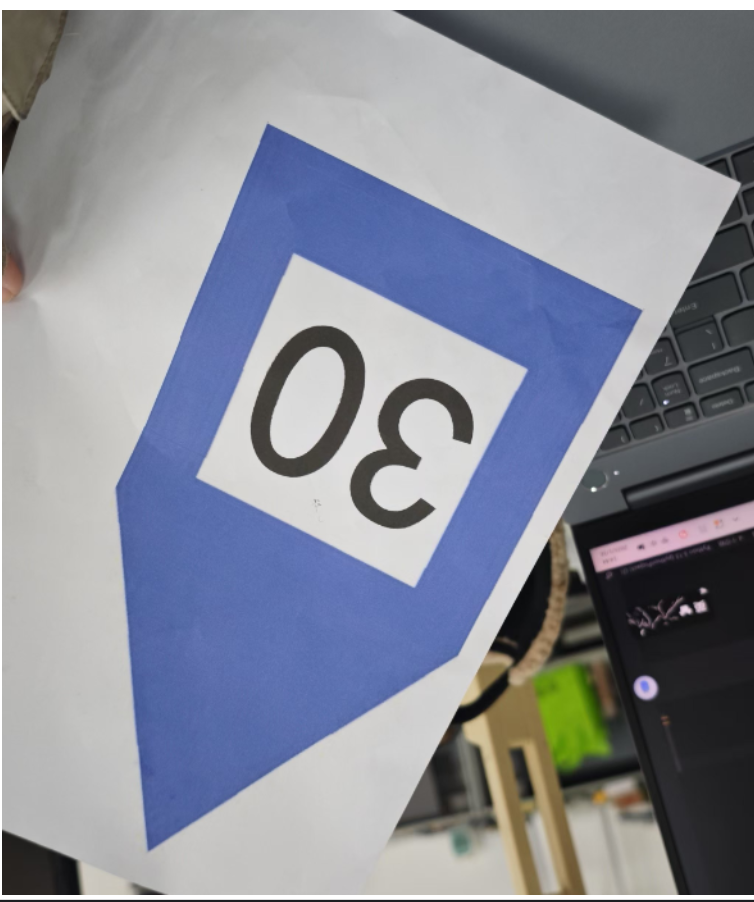
#> input picture Opencv/picture.png, 754 x 902 px
$ python picture_cap_blue.py
#> lines starting #> are read from the running program, lines starting #| are printed output that depends on the picture; after the words box and inside, x2 and y2 are one past the last pixel; in counts of white or black regions, pixels touching at a corner belong together; long printed decimals are rounded
import cv2 as cv
import numpy as np
import math

point=[0,0]
siz=[0,0]
angle=0

resized_frame=cv.imread('picture.png')
#> resized_frame is the input picture: shape (902, 754, 3); mean B, G, R 151.9, 140.1, 136.1
frame = cv.resize(resized_frame,(480,640))
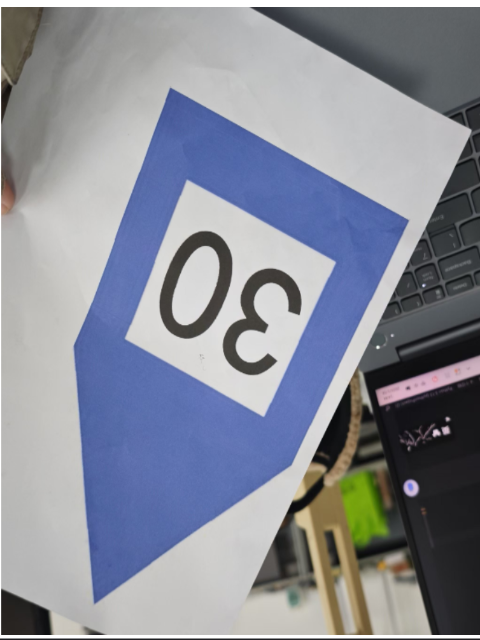
#> frame: shape (640, 480, 3); mean B, G, R 151.8, 140, 136
hsv=cv.cvtColor(frame,cv.COLOR_BGR2HSV)
#> hsv: shape (640, 480, 3); mean H, S, V 67.5, 41.3, 156.3

lower_blue=np.array([100,50,50])
upper_blue=np.array([140,255,255])
mask_blue=cv.inRange(hsv,lower_blue,upper_blue)
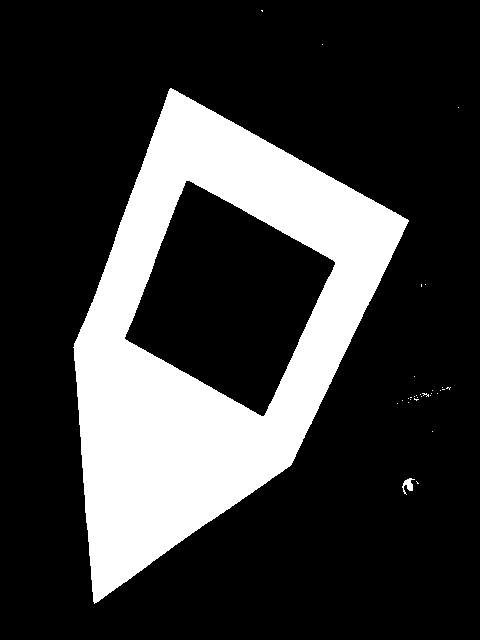
#> mask_blue: shape (640, 480); 22.7% white; 31 white regions (29 under 20 px)

def detect_contours(mask,color_name,op):
#> called with color_name = 'Blue', op = 1
    contours,_=cv.findContours(mask,cv.RETR_EXTERNAL,cv.CHAIN_APPROX_SIMPLE)
#> contours = 31 contours, 29 with area under 20; largest, box (x1, y1, x2, y2) and area: (73, 88, 409, 604) 97081, (402, 478, 415, 495) 70
    for contour in contours:
        size = cv.contourArea(contour)
        if size<100:
            continue
        x,y,w,h=cv.boundingRect(contour)
        cv.rectangle(frame,(x,y),(x+w,y+h),(0,225,0),2)

        # if op==2:
        #     arr=[x,y,w,h]
        #     return arr

        moments=cv.moments(contour)
        if moments["m00"]!=0:
            cx = int(moments["m10"] / moments["m00"])
            cy = int(moments["m01"] / moments["m00"])
            cv.circle(frame,(cx,cy),7,(0,0,255),-1)
            cv.putText(frame, f'{color_name} center', (cx - 50, cy - 10), cv.FONT_HERSHEY_SIMPLEX, 0.5,
                        (255, 255, 255), 2)

            rect = cv.minAreaRect(contour)
            point = rect[0]
            print(point)
            siz = rect[1]
            print(siz)
            angle = rect[2]
            print(angle)
            box = cv.boxPoints(rect)
            box = np.int32(box)
            cv.drawContours(frame, [box], 0, (0, 0, 255), 2)
            return rect
#> this loop made 29 passes
#> (size, x, y, w, h, cx, cy, point) on pass 29: (97081, 73, 88, 336, 516, 213, 330, (184.7, 370.7))
#> (contour, size) on passes 1, 3, 4, 5, 6, 7: ([[416, 481], [417, 482], [417, 483], [418, 483]], 0.5), ([[432, 431]], 0), ([[397, 403]], 0), ([[408, 402]], 0), ([[402, 400]], 0), ([[410, 399]], 0)
#| (184.654, 370.665)
#| (497.290, 273.069)
#| -64.242
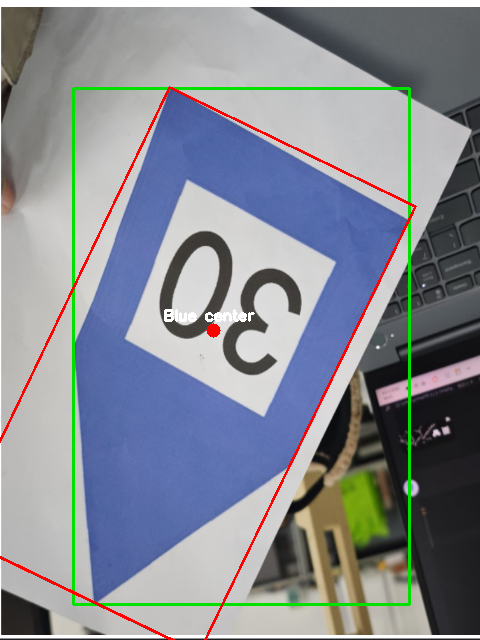
#> frame: shape (640, 480, 3); 3.01% of pixels changed, all inside (x1, y1, x2, y2) = (0, 86, 417, 640)

rect=detect_contours(mask_blue, "Blue",1)
#> rect = ((184.7, 370.7), (497.3, 273.1), -64.24)
angle=rect[2]
#> angle = -64.24
cv.imshow('1',frame)
# [14 lines of commented-out code are left out]

height,width=frame.shape[:2]
#> height = 640; width = 480
m=cv.getRotationMatrix2D((width/2,height/2),angle,0.6)
#> m = [[0.261, -0.54, 350.3], [0.54, 0.261, 106.9]]
rotate=cv.warpAffine(frame,m,(width,height))
hsv2=cv.cvtColor(rotate,cv.COLOR_BGR2HSV)
#> hsv2: shape (640, 480, 3); mean H, S, V 24.2, 17.4, 56.9
mask_blue2=cv.inRange(hsv2,lower_blue,upper_blue)
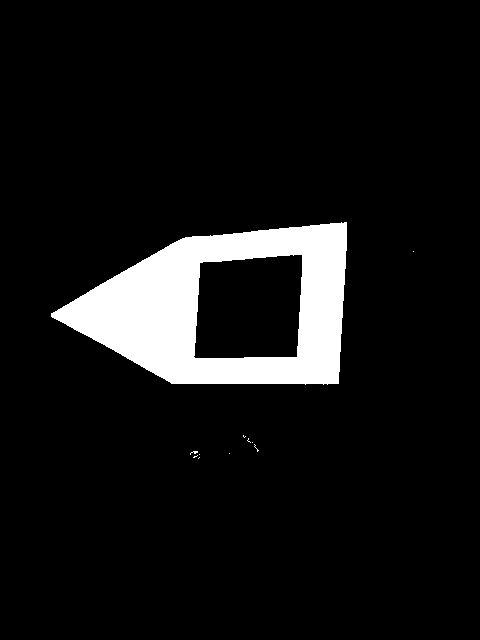
#> mask_blue2: shape (640, 480); 8.1% white; 11 white regions (10 under 20 px)

cv.imshow('test',mask_blue2)


x=y=w=h=cx=cy=0
ang=0
contours,_=cv.findContours(mask_blue2,cv.RETR_EXTERNAL,cv.CHAIN_APPROX_SIMPLE)
#> contours = 11 contours, 10 with area under 20; largest, box (x1, y1, x2, y2) and area: (51, 222, 347, 385) 34512
for contour in contours:
    size = cv.contourArea(contour)
    if size<100:
        continue
    x,y,w,h=cv.boundingRect(contour)
    cv.rectangle(frame,(x,y),(x+w,y+h),(0,225,0),2)

    moments = cv.moments(contour)
    if moments["m00"] != 0:
        cx = int(moments["m10"] / moments["m00"])
        cy = int(moments["m01"] / moments["m00"])
#> this loop made 11 passes
#> (size, x, y, w, h, cx, cy) on pass 11: (34512, 51, 222, 296, 163, 227, 307)
#> (contour, size) on passes 1, 3, 4, 7, 10: ([[199, 457], [198, 458]], 0), ([[199, 454]], 0), ([[229, 453]], 0), ([[252, 442]], 0), ([[413, 251]], 0)
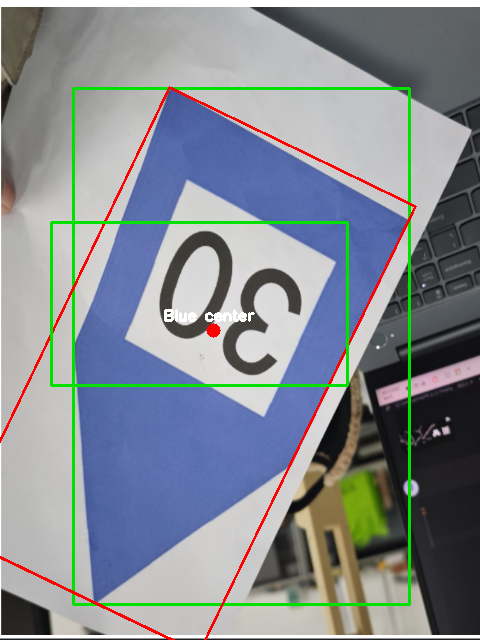
#> frame: shape (640, 480, 3); 0.89% of pixels changed, all inside (x1, y1, x2, y2) = (50, 221, 349, 387)

print(x,y,w,h)
#| 51 222 296 163
point[0]=cx
point[1]=cy
print(point)
#| [227, 307]
print(w/h)
#| 1.816
print(x+w-point[0]-(point[0]-x))
#| -56
print(y+h-point[1]-(point[1]-y))
#| -7
cv.circle(rotate,(cx,cy),81,(100,100,100),4)
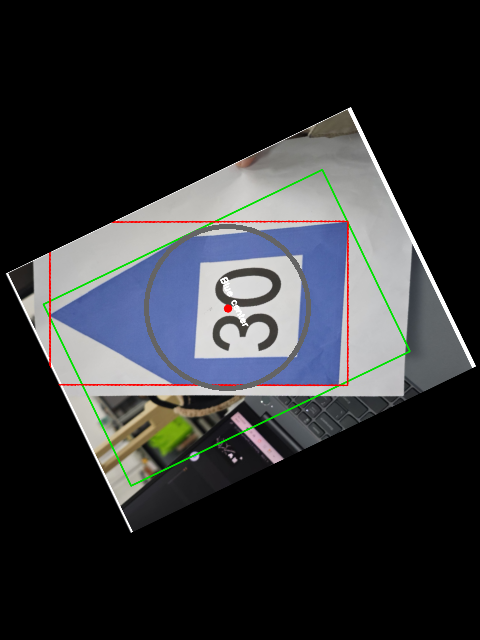
#> rotate: shape (640, 480, 3); mean B, G, R 52.3, 49.7, 48.2

if w/h>1:
    if x+w-point[0]-(point[0]-x)<-10:
        ang+=90

    if x+w-point[0]-(point[0]-x)>10:
        ang-=90

if w/h<1:
    if y+h-point[1]-(point[1]-y)>10:
        # print(1)
        ang=180
    if y+h-point[1]-(point[1]-y)<-10:
        # print(1)
        ang=0
height,width=rotate.shape[:2]
m=cv.getRotationMatrix2D((width/2,height/2),ang,0.6)
#> m = [[3.67e-17, 0.6, 48], [-0.6, 3.67e-17, 464]]
rotate=cv.warpAffine(rotate,m,(width,height))
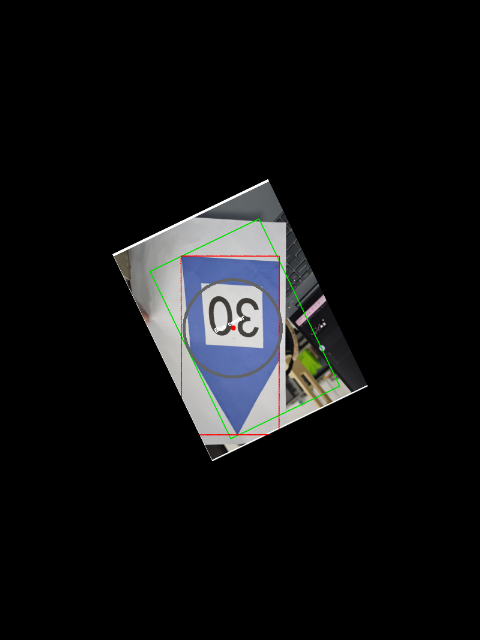
#> rotate: shape (640, 480, 3); mean B, G, R 18.8, 17.9, 17.4
# [11 lines of commented-out code are left out]

cv.imshow('2',rotate)
cv.waitKey()
